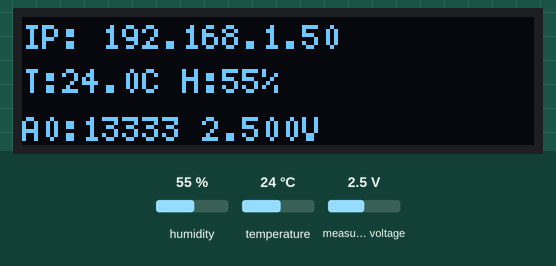
Simulated run of this sketch. Board: ESP32. Shown: 128×32 one-colour display. The inputs (shaded band) are chosen by the test bench; at power-on: humidity 55 %, measured voltage 2.5 V, temperature 24 °C. WiFi joins after 1.5 s; servers stay silent unless stated; storage starts empty; what the sketch prints to the serial monitor is not drawn.

Above: at 3.3 s.
3.4 s: humidity set to 22 %
At 5.3 s:
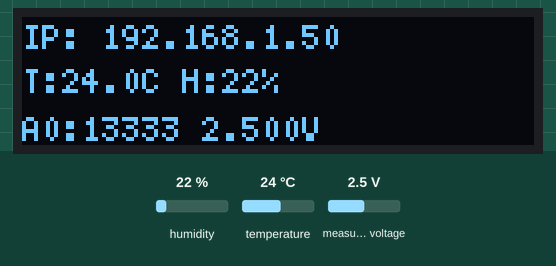
5.7 s: measured voltage set to 0.1 V
At 6.9 s:
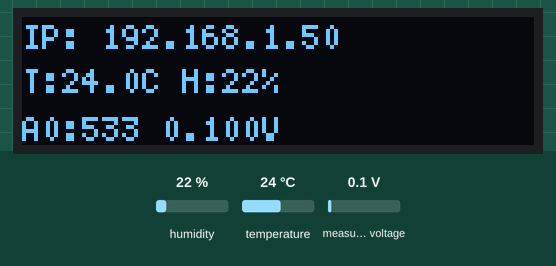
7.2 s: temperature set to 12 °C
At 7.8 s:
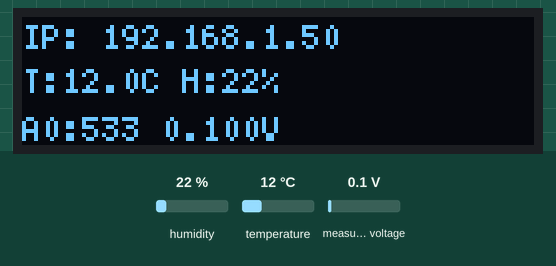
8.7 s: measured voltage set to 1.2 V
At 9.6 s:
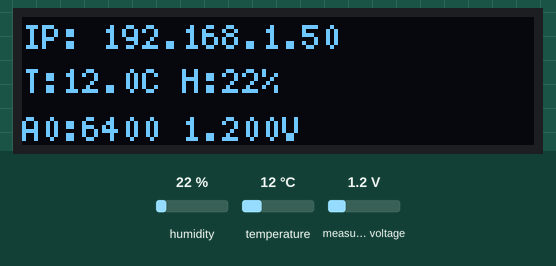
Timing chart, 0 to 11.7 s (numbered marks = the images above; inputs shaded):
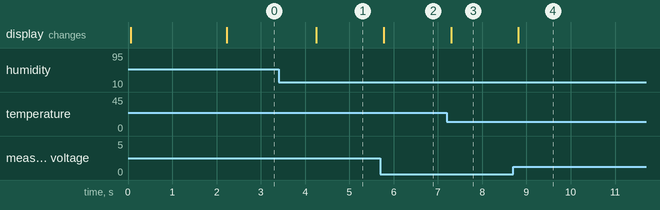

Measured:
- after the input at 3.4 s, the display: changes after 0.86 s (image 1)
- after the input at 5.7 s, the display: changes after 0.08 s (image 2)
- after the input at 7.2 s, the display: changes after 0.10 s (image 3)
- after the input at 8.7 s, the display: changes after 0.11 s (image 4)

The sketch:

vastago_0_04W_LITTLEFS_ADC1115.ino
```cpp
#include <Wire.h>  // Para I2C/SMBus
#include <WiFi.h>
#include <WebServer.h>
#include <WebSocketsServer.h>
#include <LittleFS.h>  // Para almacenamiento de archivos HTML y JS
#include <SPI.h>
#include <SD.h>
#include <Adafruit_ADS1X15.h>
#include "Adafruit_SHT4x.h"
#include <U8g2lib.h>

String version = "0.04WLFS";
// Credenciales de WiFi
const char* ssid = "Red_Taller_ing";
const char* password = "aiC#aim3Eas7gae";

// Pines para tarjeta SD (SPI) - Mapeo típico LilyGo T8 S3 pero usando hardware SPI configurado manual
#define SPI_SCK  12
#define SPI_MISO 13
#define SPI_MOSI 11
#define SD_CS    10

// Objeto para el ADC1115
Adafruit_ADS1115 ads;

// Objeto para el sensor de temperatura y humedad SHT40/SHT4x
Adafruit_SHT4x sht4 = Adafruit_SHT4x();

// Objeto para la pantalla OLED
U8G2_SH1106_128X32_VISIONOX_F_HW_I2C u8g2(U8G2_R0, /* reset=*/U8X8_PIN_NONE);

// Valores instantaneos del ADS1115. Sin promedio para bajar latencia.
int16_t adcRaw = 0;
float adcVoltage = 0;
float weightGrams = 0;
float pressureMmHg = 0;
float weightNewtons = 0;
bool adsReady = false;
float temperatureC = NAN;
float humidityRH = NAN;
bool shtReady = false;

// Servidor web y WebSocket
WebServer server(80);
WebSocketsServer webSocket = WebSocketsServer(81);
////////////////
unsigned long lastDisplayUpdate = 0;
unsigned long lastWebUpdate = 0;
const unsigned long DISPLAY_UPDATE_INTERVAL = 500;
const unsigned long WEB_UPDATE_INTERVAL = 50;
unsigned long lastSdLog = 0;
unsigned long lastShtRead = 0;
const unsigned long SD_LOG_INTERVAL = 1000;
const unsigned long SHT_READ_INTERVAL = 1000;
bool sdReady = false;

// Puntos de calibración para los datos de I2C y los pesos en Newtons
struct CalibrationPoint {
  long i2cData;
  float weightGrams;
  float weightNewtons;
  bool isTara;  // Nuevo campo para indicar si el punto es la tara
};

// Definir los puntos de calibración con un nuevo campo isTara
// Puede que tengas que ajustar estos valores para los del nuevo ADC1115
CalibrationPoint calibrationPoints[] = {
  { 268,   0.0,  0.0, false },       // Sin peso (0 g)
  { 303,   9.09, 0.09, false },      // 9.09 gramos (aprox 0.09 N)
  { 354,  26.68, 0.26, false },      // 26.68 gramos (aprox 0.26 N)
  { 400,  51.0,  0.51, false },      // 51 gramos (aprox 0.51 N)
  { 458,  73.62, 0.7362, false },    // 73 gramos (aprox 0.73 N)
  { 540, 100.0,  1.0, false }        // Máximo peso (100 g, aprox 1 N)
};

// Variable global para almacenar el valor de tara
long taraValue = 0;

// Función para aplicar la tara
void applyTara() {
  // Guardar la lectura instantanea actual como tara.
  taraValue = adcRaw;

  // Imprimir el valor de tara por el puerto serial
  Serial.print("Tara activada. Valor de tara: ");
  Serial.println(taraValue);
}

// Función para determinar el tipo de contenido según la extensión del archivo
String getContentType(String filename) {
  if (filename.endsWith(".htm")) return "text/html";
  else if (filename.endsWith(".html")) return "text/html";
  else if (filename.endsWith(".css")) return "text/css";
  else if (filename.endsWith(".js")) return "application/javascript";
  else if (filename.endsWith(".png")) return "image/png";
  else if (filename.endsWith(".gif")) return "image/gif";
  else if (filename.endsWith(".jpg")) return "image/jpeg";
  else if (filename.endsWith(".ico")) return "image/x-icon";
  else if (filename.endsWith(".xml")) return "text/xml";
  else if (filename.endsWith(".pdf")) return "application/x-pdf";
  else if (filename.endsWith(".zip")) return "application/x-zip";
  else if (filename.endsWith(".gz")) return "application/x-gzip";
  return "text/plain";
}

// Función para leer un archivo desde LittleFS y enviarlo al cliente
bool handleFileRead(String path) {
  Serial.println("handleFileRead: " + path);
  if (path.endsWith("/")) path += "index.html";
  String contentType = getContentType(path);
  if (LittleFS.exists(path)) {
    File file = LittleFS.open(path, "r");
    server.sendHeader("Cache-Control", path.endsWith(".html") ? "no-cache" : "public, max-age=604800");
    server.streamFile(file, contentType);
    file.close();
    return true;
  }
  return false;
}

void setup() {
  Serial.begin(115200);

  // Inicializar pantalla OLED primero para testear que prende
  u8g2.begin();
  u8g2.clearBuffer();
  u8g2.setFont(u8g2_font_ncenB08_tr);
  u8g2.setCursor(0, 15);
  u8g2.print("Booting...");
  u8g2.sendBuffer();

  Wire.begin();  // Inicializa I2C default
  Wire.setClock(400000);

  // Conectar a WiFi (Timeout de 15 segundos)
  WiFi.mode(WIFI_STA);
  WiFi.begin(ssid, password);

  u8g2.clearBuffer();
  u8g2.setCursor(0, 15);
  u8g2.print("Conectando WiFi...");
  u8g2.sendBuffer();

  int timeoutCounter = 0;
  while (WiFi.status() != WL_CONNECTED && timeoutCounter < 15) {
    delay(1000);
    Serial.print(".");
    timeoutCounter++;
  }
  Serial.println();

  if (WiFi.status() == WL_CONNECTED) {
    Serial.print("Conectado a WiFi: ");
    Serial.println(WiFi.localIP());
  } else {
    Serial.println("Error de WiFi. Levantando Access Point local...");
    WiFi.mode(WIFI_AP);
    WiFi.softAP("Vastago_Monitor", "12345678"); // Nombre y contraseña del Wi-Fi generado
    Serial.print("AP IP: ");
    Serial.println(WiFi.softAPIP());

    u8g2.clearBuffer();
    u8g2.setCursor(0, 15);
    u8g2.print("Modo AP Activo");
    u8g2.sendBuffer();
    delay(2000);
  }

  // Iniciar LittleFS
  if (!LittleFS.begin()) {
    Serial.println("Error al montar el sistema de archivos LittleFS");
    return;
  }

  // Inicializar ADS1115
  if (!ads.begin()) {
    Serial.println("Fallo al inicializar ADS!");
  } else {
    ads.setDataRate(RATE_ADS1115_860SPS);
    adsReady = true;
    Serial.println("ADS1115 inicializado correctamente.");
  }

  // Inicializar SHT40/SHT4x en el mismo bus I2C
  if (!sht4.begin()) {
    Serial.println("Fallo al inicializar SHT40/SHT4x!");
  } else {
    sht4.setPrecision(SHT4X_HIGH_PRECISION);
    sht4.setHeater(SHT4X_NO_HEATER);
    shtReady = true;
    Serial.println("SHT40/SHT4x inicializado correctamente.");
  }

  // Inicializar SPI para Tarjeta SD
  SPI.begin(SPI_SCK, SPI_MISO, SPI_MOSI, SD_CS);
  if (!SD.begin(SD_CS)) {
    Serial.println("Error al inicializar la SD");
  } else {
    sdReady = true;
    Serial.println("Tarjeta SD inicializada correctamente.");
    File logFile = SD.open("/datalog.csv", FILE_APPEND);
    if (logFile) {
        if (logFile.size() == 0) {
            logFile.println("ADC,Voltaje,Peso_Newtons,Peso_Gramos,Presion_mmHg,Temperatura_C,Humedad_RH");
        }
        logFile.close();
    } else {
        Serial.println("Error abriendo el archivo de log en SD");
    }
  }

  // Servir index.html desde LittleFS para la raíz
  server.on("/", HTTP_GET, []() {
    if(!handleFileRead("/index.html")){
      server.send(404, "text/plain", "Archivo no encontrado");
    }
  });

  // Modificar la función para servir `tara.html`
  server.on("/tara.html", HTTP_GET, []() {
    // Aplicar tara cuando se accede al link
    applyTara();
    server.sendHeader("Location", "/");
    server.send(303);  // Redirigir de vuelta al dashboard
  });

  // Servir cualquier otro archivo que exista en LittleFS
  server.onNotFound([](){
    if(!handleFileRead(server.uri())){
      server.send(404, "text/plain", "Archivo no encontrado");
    }
  });
  server.begin();
  // Iniciar WebSocket
  webSocket.begin();
  webSocket.onEvent(webSocketEvent);
}

// Función que calcula el peso en newtons a partir del dato del ADS1115 usando interpolación lineal
float calculateWeightNewton(long adcData) {
  // Si hay tara, conservamos el cero de calibracion y restamos el offset actual.
  if (taraValue != 0) {
    adcData = adcData - taraValue + calibrationPoints[0].i2cData;
  }

  int numPoints = sizeof(calibrationPoints) / sizeof(CalibrationPoint);

  // Si el dato está por encima del último punto, realiza extrapolación
  if (adcData > calibrationPoints[numPoints - 1].i2cData) {
    float slope = (calibrationPoints[numPoints - 1].weightNewtons - calibrationPoints[numPoints - 2].weightNewtons) /
                  (calibrationPoints[numPoints - 1].i2cData - calibrationPoints[numPoints - 2].i2cData);
    return calibrationPoints[numPoints - 1].weightNewtons + slope * (adcData - calibrationPoints[numPoints - 1].i2cData);
  }

  // Interpolación lineal entre puntos para valores dentro del rango
  for (int i = 0; i < numPoints - 1; i++) {
    if (adcData >= calibrationPoints[i].i2cData && adcData <= calibrationPoints[i + 1].i2cData) {
      float slope = (calibrationPoints[i + 1].weightNewtons - calibrationPoints[i].weightNewtons) /
                    (calibrationPoints[i + 1].i2cData - calibrationPoints[i].i2cData);
      return calibrationPoints[i].weightNewtons + slope * (adcData - calibrationPoints[i].i2cData);
    }
  }

  return 0.0;  // Retorna 0 si no se encuentra el rango
}

// Función que calcula el peso en gramos a partir del ADS1115
float calculateWeightGrams(long adcData) {
  return calculateWeightNewton(adcData) * 100.0;
}

// Función para convertir gramos a presión en mmHg
float convertGramsToMMHg(float weightInGrams) {
  const float gramsToMmHg = (9.81f / 1000.0f) / (3.14159f * 4.0f * 4.0f * 1e-6f) * 0.00750062f;
  return weightInGrams * gramsToMmHg;
}

void loop() {
  server.handleClient();
  webSocket.loop();

  // Si se recibe la letra 't' por el puerto serial, se activa la tara
  if (Serial.available()) {
    char receivedChar = Serial.read();
    if (receivedChar == 't' || receivedChar == 'T') {
      applyTara();  // Llamar a la función de tara
    }
  }

  if (adsReady) {
    adcRaw = ads.readADC_SingleEnded(0);
    adcVoltage = ads.computeVolts(adcRaw);
    weightNewtons = calculateWeightNewton(adcRaw);
    weightGrams = weightNewtons * 100.0f;
    pressureMmHg = convertGramsToMMHg(weightGrams);
  }

  unsigned long currentMillis = millis();

  if (shtReady && currentMillis - lastShtRead >= SHT_READ_INTERVAL) {
    lastShtRead = currentMillis;
    sensors_event_t humidity;
    sensors_event_t temp;
    if (sht4.getEvent(&humidity, &temp)) {
      temperatureC = temp.temperature;
      humidityRH = humidity.relative_humidity;
    } else {
      temperatureC = NAN;
      humidityRH = NAN;
      Serial.println("Error leyendo SHT40/SHT4x");
    }
  }

  if (currentMillis - lastWebUpdate >= WEB_UPDATE_INTERVAL) {
    lastWebUpdate = currentMillis;
    char temperatureText[16];
    char humidityText[16];
    if (isnan(temperatureC)) {
      snprintf(temperatureText, sizeof(temperatureText), "null");
    } else {
      snprintf(temperatureText, sizeof(temperatureText), "%.2f", temperatureC);
    }
    if (isnan(humidityRH)) {
      snprintf(humidityText, sizeof(humidityText), "null");
    } else {
      snprintf(humidityText, sizeof(humidityText), "%.2f", humidityRH);
    }
    char data[192];
    snprintf(data, sizeof(data),
             "{\"weight\":%.2f,\"newtons\":%.3f,\"pressure\":%.2f,\"voltage\":%.6f,\"rawI2C\":%d,\"temperatureC\":%s,\"humidityRH\":%s,\"shtReady\":%s}",
             weightGrams, weightNewtons, pressureMmHg, adcVoltage, adcRaw,
             temperatureText, humidityText, shtReady ? "true" : "false");
    webSocket.broadcastTXT(data);
  }

  if (sdReady && currentMillis - lastSdLog >= SD_LOG_INTERVAL) {
    lastSdLog = currentMillis;
    File logFile = SD.open("/datalog.csv", FILE_APPEND);
    if (logFile) {
      logFile.print(adcRaw);
      logFile.print(",");
      logFile.print(adcVoltage, 6);
      logFile.print(",");
      logFile.print(weightNewtons);
      logFile.print(",");
      logFile.print(weightGrams);
      logFile.print(",");
      logFile.print(pressureMmHg);
      logFile.print(",");
      if (isnan(temperatureC)) {
        logFile.print("");
      } else {
        logFile.print(temperatureC, 2);
      }
      logFile.print(",");
      if (isnan(humidityRH)) {
        logFile.println("");
      } else {
        logFile.println(humidityRH, 2);
      }
      logFile.close();
    }
  }

  if (currentMillis - lastDisplayUpdate >= DISPLAY_UPDATE_INTERVAL) {
    lastDisplayUpdate = currentMillis;
    // Muestra los datos crudos y convertidos
    Serial.print("Raw ADC Data: ");
    Serial.print(adcRaw);
    Serial.print(" Voltage: ");
    Serial.print(adcVoltage, 6);
    Serial.print(" Weight in Newtons: ");
    Serial.print(weightNewtons);
    Serial.print(" Weight in Grams: ");
    Serial.print(weightGrams);
    Serial.print(" Pressure in mmHg: ");
    Serial.print(pressureMmHg);
    Serial.print(" Temperature C: ");
    Serial.print(temperatureC);
    Serial.print(" Humidity RH: ");
    Serial.println(humidityRH);

    // Actualizar pantalla OLED
    u8g2.clearBuffer();
    u8g2.setFont(u8g2_font_5x7_tf);
    u8g2.setCursor(0, 8);
    if (WiFi.getMode() == WIFI_AP) {
      u8g2.print("AP IP: ");
      u8g2.print(WiFi.softAPIP().toString());
    } else {
      u8g2.print("IP: ");
      u8g2.print(WiFi.localIP().toString());
    }

    u8g2.setCursor(0, 19);
    if (shtReady) {
      u8g2.print("T:");
      u8g2.print(temperatureC, 1);
      u8g2.print("C H:");
      u8g2.print(humidityRH, 0);
      u8g2.print("%");
    } else {
      u8g2.print("SHT40 no detectado");
    }

    u8g2.setCursor(0, 31);
    u8g2.print("A0:");
    u8g2.print(adcRaw);
    u8g2.print(" ");
    u8g2.print(adcVoltage, 3);
    u8g2.print("V");
    u8g2.sendBuffer();
  }
}

// Evento WebSocket
void webSocketEvent(uint8_t num, WStype_t type, uint8_t * payload, size_t length) {
  if (type == WStype_CONNECTED) {
    Serial.println("Cliente conectado");
  } else if (type == WStype_DISCONNECTED) {
    Serial.println("Cliente desconectado");
  }
}
```
